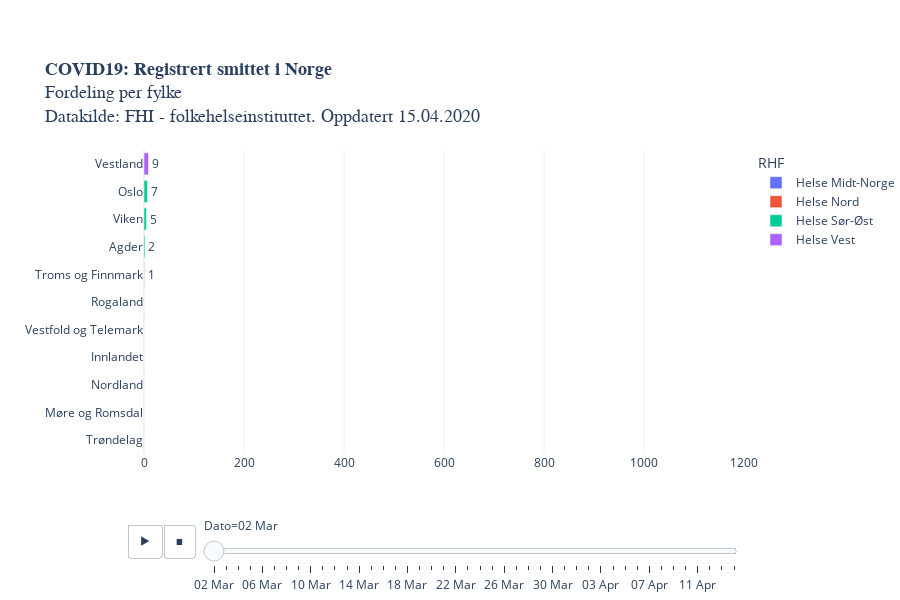

Notebook source saved alongside this figure:
### Code cell
legend = [i for i in vekst["RHF"].dropna().unique()]
legend.sort()

fig = px.bar(melted.dropna(), 
             x='Registrerte smittede', y='Fylke', animation_frame="variable",
             animation_group="Fylke",
             orientation='h',
             category_orders={"RHF": legend},
             labels = {"Veksttakt": "daglig vekst (%)", "variable": "Dato"},
             color='RHF',
             text="Registrerte smittede",
             height=600,
             title = "<b>COVID19: Registrert smittet i Norge</b><br>Fordeling per fylke<br>Datakilde: FHI - folkehelseinstituttet. Oppdatert " +datetime.today().strftime('%d.%m.%Y'),
             template = "plotly_white",
             range_x=[0,1200]
                 ).update_yaxes(categoryorder="total ascending")

fig.layout.coloraxis.showscale = False

fig.update_layout(
    yaxis=dict(
        separatethousands=True,
        categoryorder = 'total ascending',
        title_text="",
        fixedrange=True,
    ), xaxis=dict(fixedrange=True,
                 title_text=""),
    title_font=dict(family="Helvetica", size=18),
        margin=dict(b=150)) #bottom margin

fig.update_layout(autosize=True,
    margin=dict(l=100, r=100, t=150, b=0),
    paper_bgcolor='rgba(0, 0, 0, 0)'
    #plot_bgcolor='rgb(248, 248, 255)'    
                 )

#plotly.offline.plot(fig, filename='COVID19_fylkesutvikling_animation.html')
py.plot(fig, filename='COVID19_fylkesutvikling_animation.html', auto_open=False)
fig.show()

### Figure 1 — Plotly figure (JSON) as saved in the notebook; plotly's stock layout.template omitted (floating-point values rounded to 4 significant figures)
{"data": [{"alignmentgroup": "True", "hoverlabel": {"namelength": 0}, "hovertemplate": "RHF=Helse Midt-Norge<br>Dato=02 Mar<br>Registrerte smittede=%{text}<br>Fylke=%{y}", "ids": ["Trøndelag", "Møre og Romsdal"], "legendgroup": "Helse Midt-Norge", "marker": {"color": "#636efa"}, "name": "Helse Midt-Norge", "offsetgroup": "Helse Midt-Norge", "orientation": "h", "showlegend": true, "text": [0, 0], "textposition": "auto", "type": "bar", "x": [0, 0], "xaxis": "x", "y": ["Trøndelag", "Møre og Romsdal"], "yaxis": "y"}, {"alignmentgroup": "True", "hoverlabel": {"namelength": 0}, "hovertemplate": "RHF=Helse Nord<br>Dato=02 Mar<br>Registrerte smittede=%{text}<br>Fylke=%{y}", "ids": ["Nordland", "Troms og Finnmark"], "legendgroup": "Helse Nord", "marker": {"color": "#EF553B"}, "name": "Helse Nord", "offsetgroup": "Helse Nord", "orientation": "h", "showlegend": true, "text": [0, 1], "textposition": "auto", "type": "bar", "x": [0, 1], "xaxis": "x", "y": ["Nordland", "Troms og Finnmark"], "yaxis": "y"}, {"alignmentgroup": "True", "hoverlabel": {"namelength": 0}, "hovertemplate": "RHF=Helse Sør-Øst<br>Dato=02 Mar<br>Registrerte smittede=%{text}<br>Fylke=%{y}", "ids": ["Agder", "Viken", "Innlandet", "Vestfold og Telemark", "Oslo"], "legendgroup": "Helse Sør-Øst", "marker": {"color": "#00cc96"}, "name": "Helse Sør-Øst", "offsetgroup": "Helse Sør-Øst", "orientation": "h", "showlegend": true, "text": [2, 5, 0, 0, 7], "textposition": "auto", "type": "bar", "x": [2, 5, 0, 0, 7], "xaxis": "x", "y": ["Agder", "Viken", "Innlandet", "Vestfold og Telemark", "Oslo"], "yaxis": "y"}, {"alignmentgroup": "True", "hoverlabel": {"namelength": 0}, "hovertemplate": "RHF=Helse Vest<br>Dato=02 Mar<br>Registrerte smittede=%{text}<br>Fylke=%{y}", "ids": ["Rogaland", "Vestland"], "legendgroup": "Helse Vest", "marker": {"color": "#ab63fa"}, "name": "Helse Vest", "offsetgroup": "Helse Vest", "orientation": "h", "showlegend": true, "text": [0, 9], "textposition": "auto", "type": "bar", "x": [0, 9], "xaxis": "x", "y": ["Rogaland", "Vestland"], "yaxis": "y"}], "layout": {"autosize": true, "barmode": "relative", "coloraxis": {"showscale": false}, "height": 600, "legend": {"title": {"text": "RHF"}, "tracegroupgap": 0}, "margin": {"b": 0, "l": 100, "r": 100, "t": 150}, "paper_bgcolor": "rgba(0, 0, 0, 0)", "sliders": [{"active": 0, "currentvalue": {"prefix": "Dato="}, "len": 0.9, "pad": {"b": 10, "t": 60}, "steps": [{"args": [["02 Mar"], {"frame": {"duration": 0, "redraw": true}, "fromcurrent": true, "mode": "immediate", "transition": {"duration": 0, "easing": "linear"}}], "label": "02 Mar", "method": "animate"}, {"args": [["03 Mar"], {"frame": {"duration": 0, "redraw": true}, "fromcurrent": true, "mode": "immediate", "transition": {"duration": 0, "easing": "linear"}}], "label": "03 Mar", "method": "animate"}, {"args": [["04 Mar"], {"frame": {"duration": 0, "redraw": true}, "fromcurrent": true, "mode": "immediate", "transition": {"duration": 0, "easing": "linear"}}], "label": "04 Mar", "method": "animate"}, {"args": [["05 Mar"], {"frame": {"duration": 0, "redraw": true}, "fromcurrent": true, "mode": "immediate", "transition": {"duration": 0, "easing": "linear"}}], "label": "05 Mar", "method": "animate"}, {"args": [["06 Mar"], {"frame": {"duration": 0, "redraw": true}, "fromcurrent": true, "mode": "immediate", "transition": {"duration": 0, "easing": "linear"}}], "label": "06 Mar", "method": "animate"}, {"args": [["07 Mar"], {"frame": {"duration": 0, "redraw": true}, "fromcurrent": true, "mode": "immediate", "transition": {"duration": 0, "easing": "linear"}}], "label": "07 Mar", "method": "animate"}, {"args": [["08 Mar"], {"frame": {"duration": 0, "redraw": true}, "fromcurrent": true, "mode": "immediate", "transition": {"duration": 0, "easing": "linear"}}], "label": "08 Mar", "method": "animate"}, {"args": [["09 Mar"], {"frame": {"duration": 0, "redraw": true}, "fromcurrent": true, "mode": "immediate", "transition": {"duration": 0, "easing": "linear"}}], "label": "09 Mar", "method": "animate"}, {"args": [["10 Mar"], {"frame": {"duration": 0, "redraw": true}, "fromcurrent": true, "mode": "immediate", "transition": {"duration": 0, "easing": "linear"}}], "label": "10 Mar", "method": "animate"}, {"args": [["11 Mar"], {"frame": {"duration": 0, "redraw": true}, "fromcurrent": true, "mode": "immediate", "transition": {"duration": 0, "easing": "linear"}}], "label": "11 Mar", "method": "animate"}, {"args": [["12 Mar"], {"frame": {"duration": 0, "redraw": true}, "fromcurrent": true, "mode": "immediate", "transition": {"duration": 0, "easing": "linear"}}], "label": "12 Mar", "method": "animate"}, {"args": [["13 Mar"], {"frame": {"duration": 0, "redraw": true}, "fromcurrent": true, "mode": "immediate", "transition": {"duration": 0, "easing": "linear"}}], "label": "13 Mar", "method": "animate"}, {"args": [["14 Mar"], {"frame": {"duration": 0, "redraw": true}, "fromcurrent": true, "mode": "immediate", "transition": {"duration": 0, "easing": "linear"}}], "label": "14 Mar", "method": "animate"}, {"args": [["15 Mar"], {"frame": {"duration": 0, "redraw": true}, "fromcurrent": true, "mode": "immediate", "transition": {"duration": 0, "easing": "linear"}}], "label": "15 Mar", "method": "animate"}, {"args": [["16 Mar"], {"frame": {"duration": 0, "redraw": true}, "fromcurrent": true, "mode": "immediate", "transition": {"duration": 0, "easing": "linear"}}], "label": "16 Mar", "method": "animate"}, {"args": [["17 Mar"], {"frame": {"duration": 0, "redraw": true}, "fromcurrent": true, "mode": "immediate", "transition": {"duration": 0, "easing": "linear"}}], "label": "17 Mar", "method": "animate"}, {"args": [["18 Mar"], {"frame": {"duration": 0, "redraw": true}, "fromcurrent": true, "mode": "immediate", "transition": {"duration": 0, "easing": "linear"}}], "label": "18 Mar", "method": "animate"}, {"args": [["19 Mar"], {"frame": {"duration": 0, "redraw": true}, "fromcurrent": true, "mode": "immediate", "transition": {"duration": 0, "easing": "linear"}}], "label": "19 Mar", "method": "animate"}, {"args": [["20 Mar"], {"frame": {"duration": 0, "redraw": true}, "fromcurrent": true, "mode": "immediate", "transition": {"duration": 0, "easing": "linear"}}], "label": "20 Mar", "method": "animate"}, {"args": [["21 Mar"], {"frame": {"duration": 0, "redraw": true}, "fromcurrent": true, "mode": "immediate", "transition": {"duration": 0, "easing": "linear"}}], "label": "21 Mar", "method": "animate"}, {"args": [["22 Mar"], {"frame": {"duration": 0, "redraw": true}, "fromcurrent": true, "mode": "immediate", "transition": {"duration": 0, "easing": "linear"}}], "label": "22 Mar", "method": "animate"}, {"args": [["23 Mar"], {"frame": {"duration": 0, "redraw": true}, "fromcurrent": true, "mode": "immediate", "transition": {"duration": 0, "easing": "linear"}}], "label": "23 Mar", "method": "animate"}, {"args": [["24 Mar"], {"frame": {"duration": 0, "redraw": true}, "fromcurrent": true, "mode": "immediate", "transition": {"duration": 0, "easing": "linear"}}], "label": "24 Mar", "method": "animate"}, {"args": [["25 Mar"], {"frame": {"duration": 0, "redraw": true}, "fromcurrent": true, "mode": "immediate", "transition": {"duration": 0, "easing": "linear"}}], "label": "25 Mar", "method": "animate"}, {"args": [["26 Mar"], {"frame": {"duration": 0, "redraw": true}, "fromcurrent": true, "mode": "immediate", "transition": {"duration": 0, "easing": "linear"}}], "label": "26 Mar", "method": "animate"}, {"args": [["27 Mar"], {"frame": {"duration": 0, "redraw": true}, "fromcurrent": true, "mode": "immediate", "transition": {"duration": 0, "easing": "linear"}}], "label": "27 Mar", "method": "animate"}, {"args": [["28 Mar"], {"frame": {"duration": 0, "redraw": true}, "fromcurrent": true, "mode": "immediate", "transition": {"duration": 0, "easing": "linear"}}], "label": "28 Mar", "method": "animate"}, {"args": [["29 Mar"], {"frame": {"duration": 0, "redraw": true}, "fromcurrent": true, "mode": "immediate", "transition": {"duration": 0, "easing": "linear"}}], "label": "29 Mar", "method": "animate"}, {"args": [["30 Mar"], {"frame": {"duration": 0, "redraw": true}, "fromcurrent": true, "mode": "immediate", "transition": {"duration": 0, "easing": "linear"}}], "label": "30 Mar", "method": "animate"}, {"args": [["31 Mar"], {"frame": {"duration": 0, "redraw": true}, "fromcurrent": true, "mode": "immediate", "transition": {"duration": 0, "easing": "linear"}}], "label": "31 Mar", "method": "animate"}, {"args": [["01 Apr"], {"frame": {"duration": 0, "redraw": true}, "fromcurrent": true, "mode": "immediate", "transition": {"duration": 0, "easing": "linear"}}], "label": "01 Apr", "method": "animate"}, {"args": [["02 Apr"], {"frame": {"duration": 0, "redraw": true}, "fromcurrent": true, "mode": "immediate", "transition": {"duration": 0, "easing": "linear"}}], "label": "02 Apr", "method": "animate"}, {"args": [["03 Apr"], {"frame": {"duration": 0, "redraw": true}, "fromcurrent": true, "mode": "immediate", "transition": {"duration": 0, "easing": "linear"}}], "label": "03 Apr", "method": "animate"}, {"args": [["04 Apr"], {"frame": {"duration": 0, "redraw": true}, "fromcurrent": true, "mode": "immediate", "transition": {"duration": 0, "easing": "linear"}}], "label": "04 Apr", "method": "animate"}, {"args": [["05 Apr"], {"frame": {"duration": 0, "redraw": true}, "fromcurrent": true, "mode": "immediate", "transition": {"duration": 0, "easing": "linear"}}], "label": "05 Apr", "method": "animate"}, {"args": [["06 Apr"], {"frame": {"duration": 0, "redraw": true}, "fromcurrent": true, "mode": "immediate", "transition": {"duration": 0, "easing": "linear"}}], "label": "06 Apr", "method": "animate"}, {"args": [["07 Apr"], {"frame": {"duration": 0, "redraw": true}, "fromcurrent": true, "mode": "immediate", "transition": {"duration": 0, "easing": "linear"}}], "label": "07 Apr", "method": "animate"}, {"args": [["08 Apr"], {"frame": {"duration": 0, "redraw": true}, "fromcurrent": true, "mode": "immediate", "transition": {"duration": 0, "easing": "linear"}}], "label": "08 Apr", "method": "animate"}, {"args": [["09 Apr"], {"frame": {"duration": 0, "redraw": true}, "fromcurrent": true, "mode": "immediate", "transition": {"duration": 0, "easing": "linear"}}], "label": "09 Apr", "method": "animate"}, {"args": [["10 Apr"], {"frame": {"duration": 0, "redraw": true}, "fromcurrent": true, "mode": "immediate", "transition": {"duration": 0, "easing": "linear"}}], "label": "10 Apr", "method": "animate"}, {"args": [["11 Apr"], {"frame": {"duration": 0, "redraw": true}, "fromcurrent": true, "mode": "immediate", "transition": {"duration": 0, "easing": "linear"}}], "label": "11 Apr", "method": "animate"}, {"args": [["12 Apr"], {"frame": {"duration": 0, "redraw": true}, "fromcurrent": true, "mode": "immediate", "transition": {"duration": 0, "easing": "linear"}}], "label": "12 Apr", "method": "animate"}, {"args": [["13 Apr"], {"frame": {"duration": 0, "redraw": true}, "fromcurrent": true, "mode": "immediate", "transition": {"duration": 0, "easing": "linear"}}], "label": "13 Apr", "method": "animate"}, {"args": [["14 Apr"], {"frame": {"duration": 0, "redraw": true}, "fromcurrent": true, "mode": "immediate", "transition": {"duration": 0, "easing": "linear"}}], "label": "14 Apr", "method": "animate"}], "x": 0.1, "xanchor": "left", "y": 0, "yanchor": "top"}], "title": {"font": {"family": "Helvetica", "size": 18}, "text": "<b>COVID19: Registrert smittet i Norge</b><br>Fordeling per fylke<br>Datakilde: FHI - folkehelseinstituttet. Oppdatert 15.04.2020"}, "updatemenus": [{"buttons": [{"args": [null, {"frame": {"duration": 500, "redraw": true}, "fromcurrent": true, "mode": "immediate", "transition": {"duration": 500, "easing": "linear"}}], "label": "&#9654;", "method": "animate"}, {"args": [[null], {"frame": {"duration": 0, "redraw": true}, "fromcurrent": true, "mode": "immediate", "transition": {"duration": 0, "easing": "linear"}}], "label": "&#9724;", "method": "animate"}], "direction": "left", "pad": {"r": 10, "t": 70}, "showactive": false, "type": "buttons", "x": 0.1, "xanchor": "right", "y": 0, "yanchor": "top"}], "xaxis": {"anchor": "y", "domain": [0, 1], "fixedrange": true, "range": [0, 1200], "title": {"text": ""}}, "yaxis": {"anchor": "x", "categoryorder": "total ascending", "domain": [0, 1], "fixedrange": true, "separatethousands": true, "title": {"text": ""}}}}
